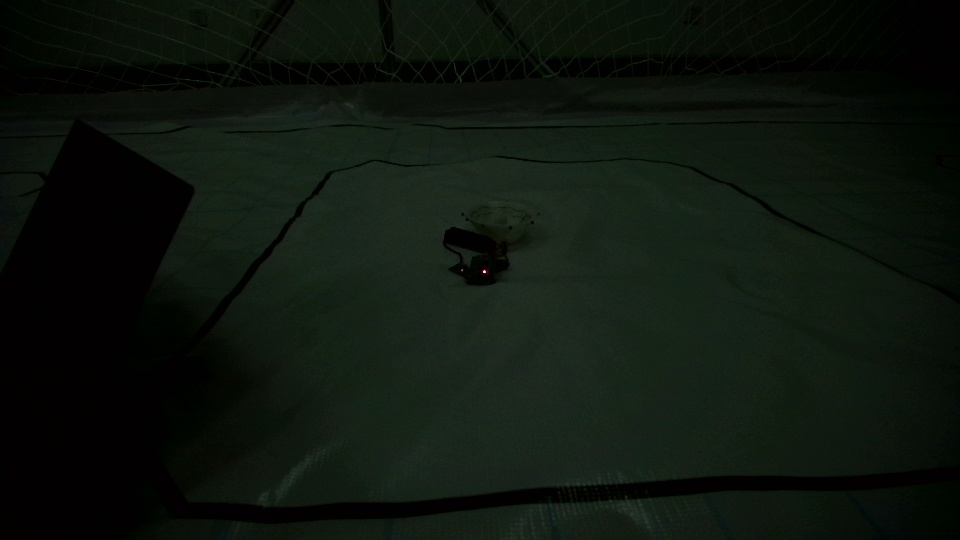
#> input picture 空地code/Car-main/Images/debug_Origin.jpg, 960 x 540 px, given in place of the camera
$ python test2.py
#> lines starting #> are read from the running program, lines starting #| are printed output that depends on the picture; after the words box and inside, x2 and y2 are one past the last pixel; in counts of white or black regions, pixels touching at a corner belong together
#> further down, img is the input picture: shape (540, 960, 3); mean B, G, R 14, 21.3, 13.8
import cv2
import numpy as np
RED_UPPER = np.array([10, 255, 255])
RED_LOWER = np.array([0, 43, 46])
RED_UPPER2 = np.array([180, 255, 255])
RED_LOWER2 = np.array([156, 43, 46])
RED_UPPERF = np.array([180, 255, 255])
RED_LOWERF = np.array([150, 120, 90])

DEBUG = False

def red_mask(img):
    hsv = cv2.cvtColor(img, cv2.COLOR_BGR2HSV)
#> hsv: shape (540, 960, 3); mean H, S, V 67.9, 128.6, 21.5
    """ mask1 = cv2.inRange(hsv, RED_LOWER, RED_UPPER)
    mask2 = cv2.inRange(hsv, RED_LOWER2, RED_UPPER2)
    res = mask1 + mask2 """
    mask = cv2.inRange(hsv, RED_LOWERF, RED_UPPERF)
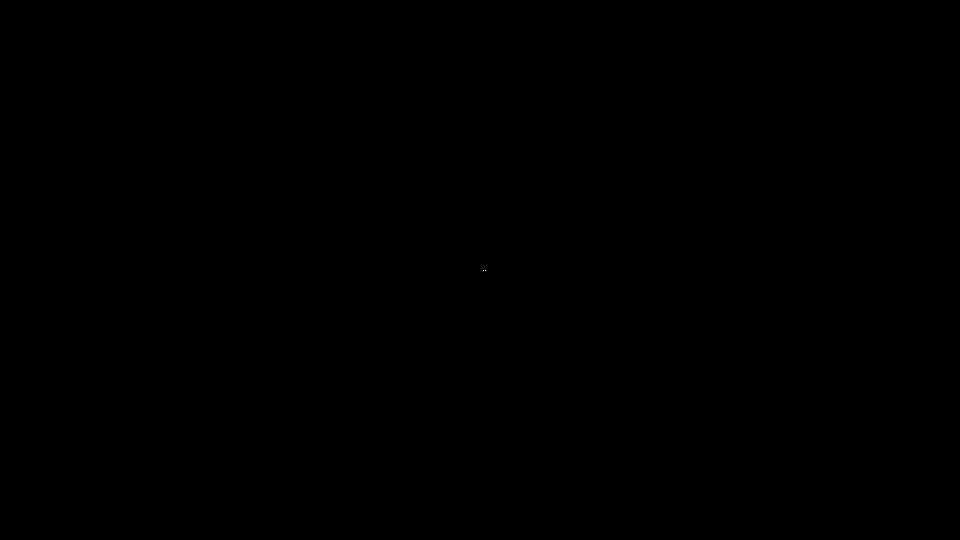
#> mask: shape (540, 960); 0% white in thin lines or dots, all inside (x1, y1, x2, y2) = (483, 270, 486, 271)
    res = mask
    return res


def process_close(img, ek=3, dk=3, ie=1, id=1, it=1):
#> called with ek = 5, dk = 7, ie = 5, id = 4, it = 1
    dilate_kernel = np.ones((dk, dk), np.uint8)
    erode_kernel = np.ones((ek, ek), np.uint8)
    for i in range(it):
        img = cv2.dilate(img, dilate_kernel, iterations=id)
        img = cv2.erode(img, erode_kernel, iterations=ie)
#> this loop made 1 pass
#> pass 1, in process_close, `img = cv2.dilate(img, dilate_kernel, iterations=id)`:
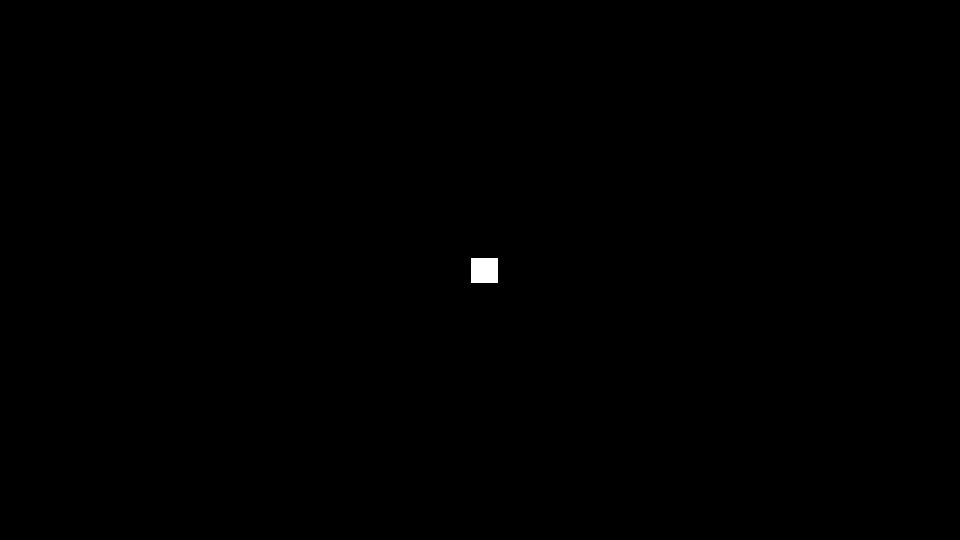
#> img: shape (540, 960); 0.13% white; 1 white region, box (x1, y1, x2, y2) and area: (471, 258, 498, 283) 675
    return img


def process_open(img, ek=3, dk=3, ie=1, id=1, it=1):
    dilate_kernel = np.ones((dk, dk), np.uint8)
    erode_kernel = np.ones((ek, ek), np.uint8)
    for i in range(it):
        img = cv2.erode(img, erode_kernel, iterations=ie)
        img = cv2.dilate(img, dilate_kernel, iterations=id)
    return img


def processing(img):
    img = red_mask(img)
    img = process_close(img, 5, 7, 5, 4, 1)
    return img


def detect_max_center(img):
    contours, _ = cv2.findContours(
        img, cv2.RETR_EXTERNAL, cv2.CHAIN_APPROX_SIMPLE)
#> contours = [[[481, 268], [481, 272], [487, 272], [487, 268]]]

    if not contours:
        return None

    # 找到最大的轮廓
    max_contour = max(contours, key=cv2.contourArea)
#> max_contour = [[481, 268], [481, 272], [487, 272], [487, 268]]
    # 计算最大的轮廓的中心
    M = cv2.moments(max_contour)
#> M = moments, m00 24, centre m10/m00, m01/m00 = (484, 270)
    if M["m00"] == 0:
        return None
    center_x = int(M["m10"] / M["m00"])
#> center_x = 484
    center_y = int(M["m01"] / M["m00"])
#> center_y = 270
    if DEBUG:
        debug_img = cv2.cvtColor(img, cv2.COLOR_GRAY2BGR)
        cv2.drawContours(debug_img, [max_contour], -1, (0, 0, 255), 2)
        cv2.circle(debug_img, (center_x, center_y), 5, (0, 255, 0), -1)
        cv2.imshow('debug_img', debug_img)
    return (center_x, center_y)


def get_fire_loc(img):
    img = processing(img)
    res = detect_max_center(img)
#> res = (484, 270)
    return res


if __name__ == '__main__':
    cap = cv2.VideoCapture(0)
    cap.set(cv2.CAP_PROP_FRAME_WIDTH, 640.0)
    cap.set(cv2.CAP_PROP_FRAME_HEIGHT, 480.0)
    cap.set(cv2.CAP_PROP_FOURCC, cv2.VideoWriter_fourcc('M', 'J', 'P', 'G'))
    while cap.isOpened():
        ret, img = cap.read()
        res = get_fire_loc(img)
#> res = (484, 270)
        cv2.imshow('img', img)
        print(res)
#| (484, 270)
        cv2.waitKey(20)
